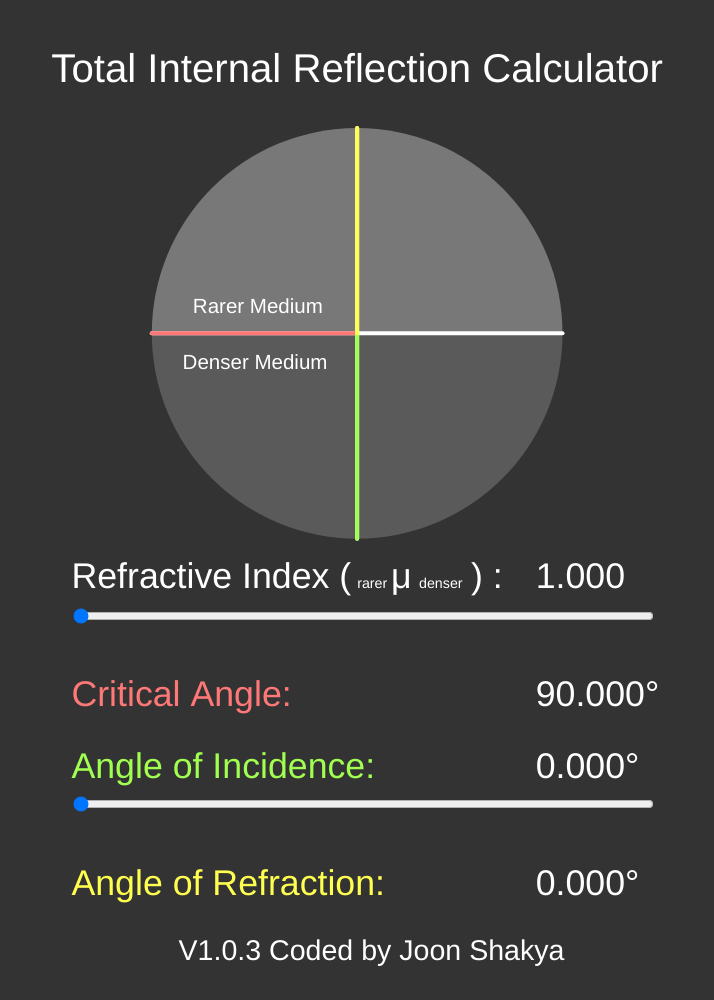
Frame 1 (no input)
Frame 60 (no input): identical to frame 1, image omitted
Frame 120 (the mouse pressed at the canvas centre since frame 60): identical to frame 1, image omitted

The p5.js sketch that drew this single still picture (run headless with seeded random() and noise() and a simulated clock; from frame 60 on, the mouse is pressed at the canvas centre):

// p5.js sketch
// ── sketch.js
var incident = 0;
var incidentSlider;
var rIndexSlider;
var refracted;
var texRefract;
var rIndex;
var cAngle;
var refrRefl;
var landS;
var translateMiddle = false;

function setup() {
  if (windowWidth > windowHeight * 1.3) {
    landS = true;
    createCanvas(windowWidth, windowHeight);
  } else if (windowHeight > windowWidth * 1.3) {
    landS = false;
    createCanvas(windowWidth, windowHeight);
  } else {
    translateMiddle = true;
    createCanvas(windowHeight / 1.4, windowHeight);
  }

  rIndexSlider = createSlider(1, 5, 1, 0.005);
  incidentSlider = createSlider(0, (PI / 2) - 0.001, 0, 0.0005);

  if (landS) {
    txtStd = height / 25;
    landS = true;
    rightTxtPos = txtStd * 13;
    cirDiam = width * 0.25 + txtStd * 4.5;
    cirRadi = cirDiam / 2;
    rIndexSlider.position(width / 1.8, txtStd * 9.5);
    incidentSlider.position(width / 1.8, txtStd * 15);
  } else {
    txtStd = width / 20;
    landS = false;
    rightTxtPos = txtStd * 13;
    cirDiam = height * 0.25 + txtStd * 4.5;
    cirRadi = cirDiam / 2;
    rIndexSlider.position(width / 10, height / 1.7 + txtStd * 0.5);
    incidentSlider.position(width / 10, height / 1.7 + txtStd * 5.75);
  }

  rIndexSlider.style('width', txtStd * 25 * 0.65 + 'px');
  incidentSlider.style('width', txtStd * 25 * 0.65 + 'px');
}

function draw() {
  incident = incidentSlider.value();
  rIndex = rIndexSlider.value();
  background(51);

  push();
  fill(255);
  translate(width / 2, txtStd * 2);
  textSize(txtStd * 1.125);
  textAlign(CENTER, CENTER);
  text("Total Internal Reflection Calculator", 0, 0);
  pop();

  push();
  noStroke();
  if (landS) {
    translate(width / 4, height / 2 + txtStd);
  } else {
    translate(width / 2, height / 3);
  }

  fill(120);
  arc(0, 0, cirDiam, cirDiam, PI, TWO_PI, OPEN);
  fill(90);
  arc(0, 0, cirDiam, cirDiam, 0, PI, OPEN);

  fill(255);
  textSize(cirRadi * .1);
  text("Rarer Medium", -cirRadi * 0.8, -cirRadi * .1);
  text("Denser Medium", -cirRadi * 0.85, cirRadi * .175);
  stroke(255);
  strokeWeight(4);
  line(0, 0, cirRadi, 0);
  line(0, 0, -cirRadi, 0);
  line(0, 0, 0, cirRadi);
  line(0, 0, 0, -cirRadi);
  cAngle = asin(1 / rIndex);
  rotate(cAngle);
  stroke(255, 120, 120);
  line(0, 0, 0, cirRadi);
  rotate(-cAngle);
  rotate(incident);
  stroke(160, 255, 80);
  line(0, 0, 0, cirRadi);
  rotate(-incident);
  if (incident < cAngle) {
    refracted = asin(rIndex * sin(incident));
    texRefract = refracted * 180 / PI;
    refrRefl = "Refraction";
  } else {
    refracted = PI - incident;
    texRefract = 180 - refracted * 180 / PI;
    refrRefl = "Reflection";
  }
  rotate(refracted);
  stroke(255, 255, 80);
  line(0, 0, 0, -cirRadi);
  pop();

  push();
  if (landS) {
    translate(width / 1.8, height / 2.8);
  } else {
    translate(width / 10, height / 1.7);
  }
  noStroke();
  fill(255);
  textSize(txtStd);
  text("Refractive Index (    μ      ) :", 0, 0);
  textSize(txtStd * 0.4);
  text("rarer        denser", txtStd * 8, 0);

  textSize(txtStd);
  text((rIndex).toFixed(3), rightTxtPos, 0);
  fill(255, 120, 120);
  text("Critical Angle:", 0, txtStd * 3.3);
  fill(255);
  text((cAngle * 180 / PI).toFixed(3) + "°", rightTxtPos, txtStd * 3.3);
  fill(160, 255, 80);
  text("Angle of Incidence:", 0, txtStd * 3.3 + txtStd * 2);
  fill(255);
  text((incident * 180 / PI).toFixed(3) + "°", rightTxtPos, txtStd * (3.3 + 2));
  fill(255, 255, 80);
  text("Angle of " + refrRefl + ":", 0, txtStd * (3.3 * 2 + 2));
  fill(255);
  text((texRefract).toFixed(3) + "°", rightTxtPos, txtStd * (3.3 * 2 + 2));
  textSize(txtStd * 0.8);
  text("V1.0.3 Coded by Joon Shakya", txtStd * 3, txtStd * (3.3 * 3 + .5));
  pop();
}
